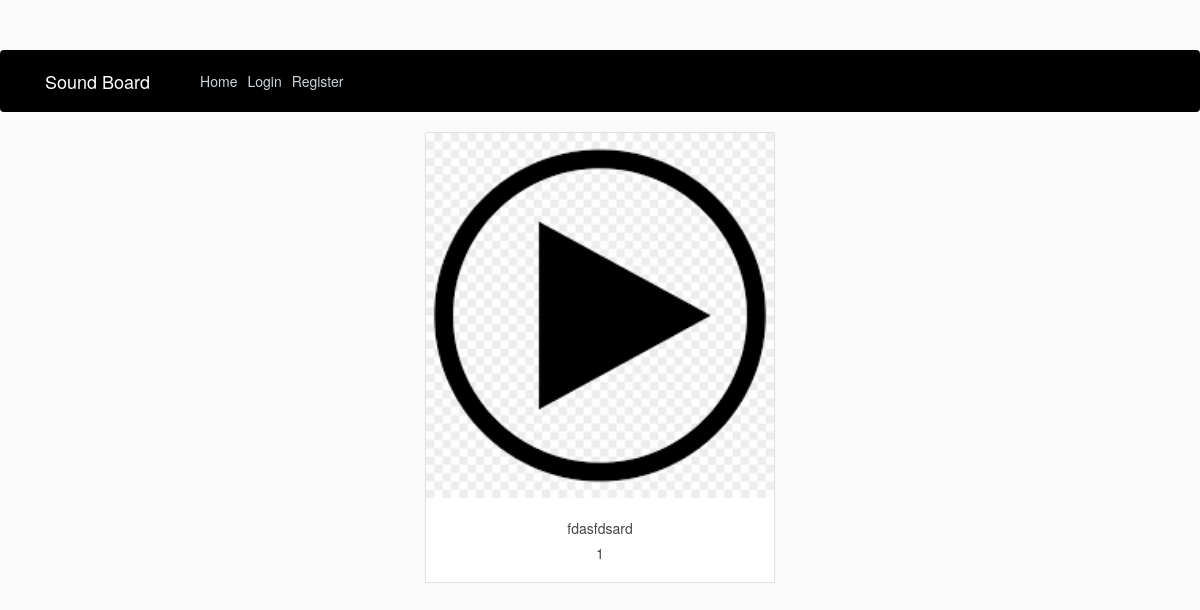
The app's page /, older data.
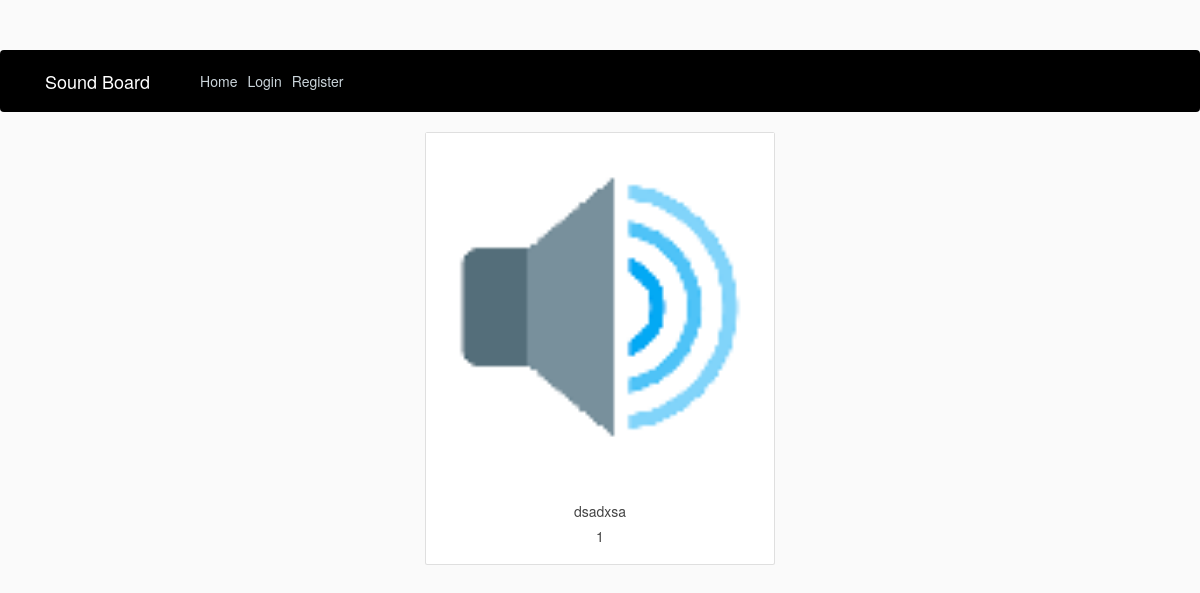
The same page, newer data.
### sound/models.py (models this page shows, shortened)
class SoundPost(models.Model):
    author = models.ForeignKey(User, on_delete=models.CASCADE, default='')
    sound = models.FileField(upload_to='sounds')
    image = models.ImageField(upload_to='images', default='images/default.png')
    title = models.CharField(max_length=100)

### sound/views.py (the view)
# urls.py: path('', views.MainView.as_view(), name='main'),
class MainView(ListView):
    template_name = 'sound/main.html'
    context_object_name = 'sound'
    def get_queryset(self):
        return SoundPost.objects.all().order_by('?')

### templates/sound/main.html (shortened to what this page needs)
{% extends 'sound/base.html' %}
{% block content %}
    <div class="row justify-content-center">
        <div class="col-4 article">
            {% for i in sound %}
                <div class="card" onclick="var audio = new Audio('{{ i.sound.url }}'); audio.play()">
                    <img src="{{ i.image.url }}" alt="sound-image">
                    <div class="card-body">
                        <h5 class="card-title center">{{ i.title }}</h5>
                        <h5 class="card-title center">{{ i.pk }}</h5>
                    </div>
                </div>
            {% endfor %}
        </div>
    </div>
{% endblock content %}

Row changes from the older to the newer data that the page shows:
changed SoundPost id 1: image: picture removed, a placeholder shows; title "fdasfdsard" → "dsadxsa"
